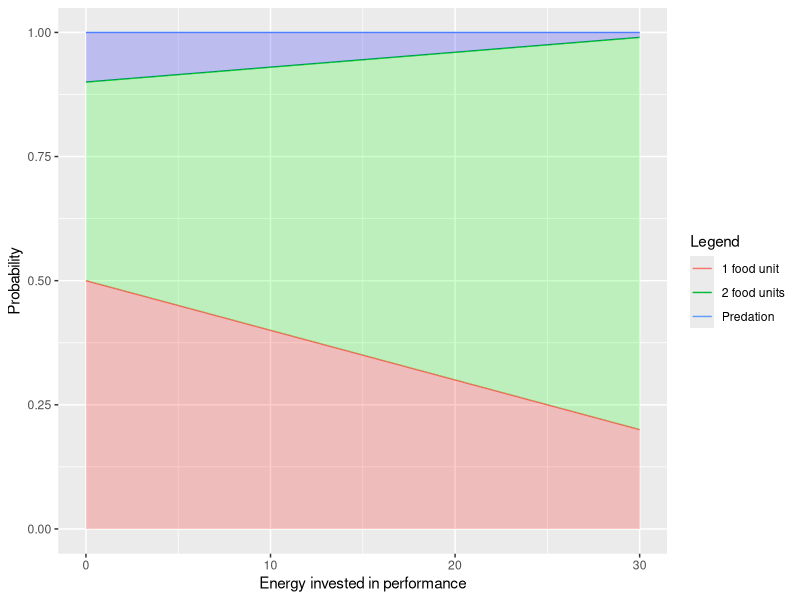
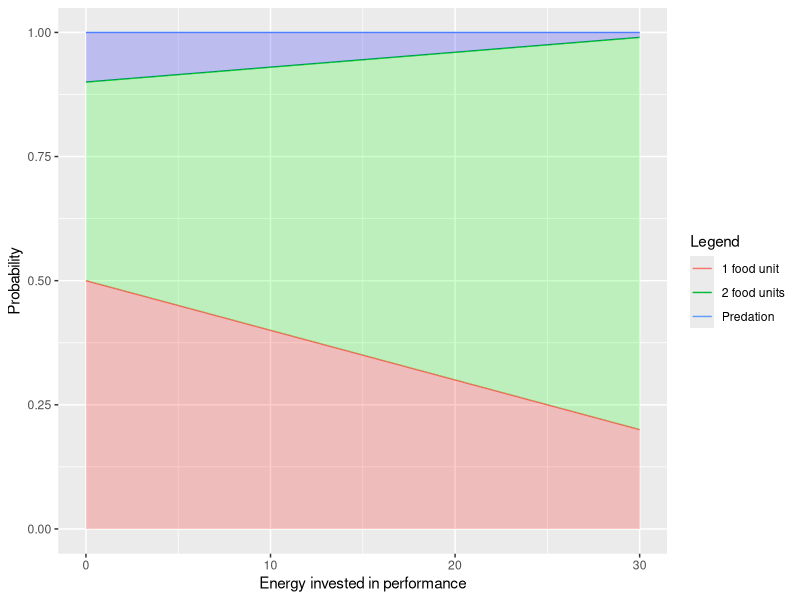
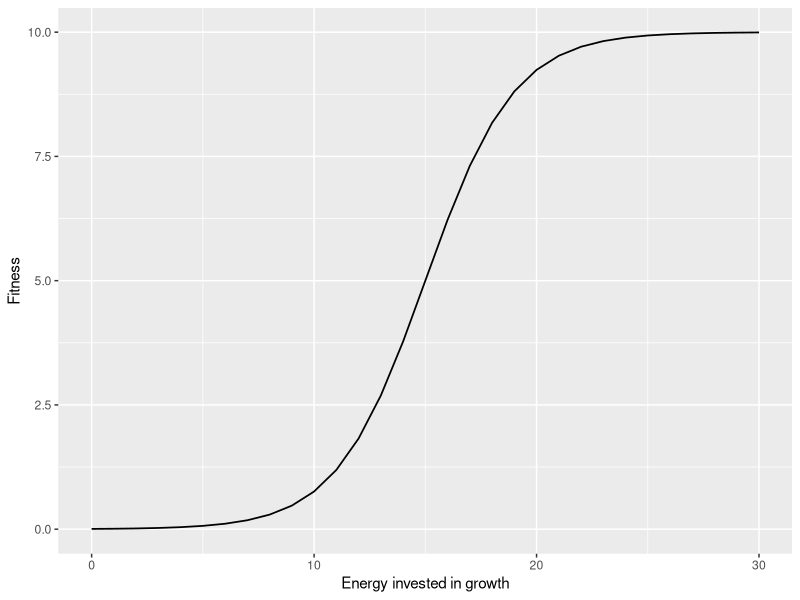

Reproduce these figures in R, in order.
# SDO MODEL

#----------------Initial parameters-------------------

growth <- 0 # Initial growth value

performance <- 0 # Initial performance value

energy_reserve <- 0 # Where food units go before being invested

metabolic_rate <- 1 
# Amount of food units that every time step is used on self-maintenance

prob_1_unit <- seq(from = 0.5, to = 0.2, length.out = 31) 
# Probability of finding 1 unit of food

prob_2_unit <-seq(from = 0.4, to = 0.79, length.out = 31)
# Probability of finding 2 unit of food

prob_predation <- seq(from = 0.1, to = 0.01, length.out = 31)
# Probability of being predated

energy_growth <- seq(from = 0, to = 30, length.out = 31)

energy_performance <- seq(from = 0, to = 30, length.out = 31)

matrix_food_predation <- cbind(energy_performance , prob_1_unit , prob_2_unit , prob_predation)
# Matrix with the probabilities of each event for every performance value

matrix_food_predation_sum <- cbind(energy_performance , prob_1_unit , prob_2_unit + prob_1_unit, prob_predation + prob_2_unit + prob_1_unit)
# Matrix with the probabilities of each event for every performance value, packed

matrix_food_predation_df <- as.data.frame(matrix_food_predation)
# Data frame of the probabilities

matrix_food_predation_sum_df <- as.data.frame(matrix_food_predation_sum)
names(matrix_food_predation_sum_df)[3] <- "prob_2_unit"
names(matrix_food_predation_sum_df)[4] <- "prob_predation"
# Data frame of the stacked probabilities

sigmoid = function(energy_growth) {
  10 / (1 + exp(0.5*(-energy_growth+15)))
}

fitness_values <- cbind(energy_growth, sigmoid(energy_growth))
fitness_values_df <- as.data.frame(fitness_values)
names(fitness_values_df)[2] <- "Fitness"
# Sigmoid function + Data frame with all its values



#------------------Graphs------------------------

library(ggplot2)
library(dplyr)
library(viridis) # I can't make it colorblind-friendly, but I would like to



# Probability graph

Probability_plot <- ggplot(data = matrix_food_predation_df, aes(x = energy_performance, group = 1)) +
  geom_line(aes(y = prob_1_unit, color = "1 food unit")) +
  geom_line(aes(y = prob_2_unit + prob_1_unit, color = "2 food units")) +
  geom_line(aes(y = prob_predation + prob_2_unit + prob_1_unit, color = "Predation")) +
  xlab('Energy invested in performance') +
  ylab('Probability') +
  scale_colour_discrete("Legend", labels = c("1 food unit", "2 food units", "Predation")) +
  geom_ribbon(aes(ymax = 1, ymin = prob_2_unit + prob_1_unit), fill = "blue", alpha = 0.2) +
  geom_ribbon(aes(ymax = prob_2_unit + prob_1_unit, ymin = prob_1_unit), fill = "green", alpha = 0.2) +
  geom_ribbon(aes(ymax = prob_1_unit, ymin = 0), fill="red", alpha = 0.2)

Probability_plot # Without stacked matrix

Probability_plot_2 <- ggplot(data = matrix_food_predation_sum_df, aes(x = energy_performance, group = 1)) +
  geom_line(aes(y = prob_1_unit, color = "1 food unit")) +
  geom_line(aes(y = prob_2_unit, color = "2 food units")) +
  geom_line(aes(y = prob_predation, color="Predation")) +
  xlab('Energy invested in performance') +
  ylab('Probability') +
  scale_colour_discrete("Legend") +
  geom_ribbon(aes(ymax = 1, ymin = prob_2_unit), fill = "blue", alpha = 0.2) +
  geom_ribbon(aes(ymax = prob_2_unit, ymin = prob_1_unit), fill = "green", alpha = 0.2) +
  geom_ribbon(aes(ymax = prob_1_unit, ymin = 0), fill="red", alpha = 0.2)

Probability_plot_2 # With stacked matrix


# Fitness graph

Fitness_plot <- ggplot(data = fitness_values_df, aes(x = energy_growth)) +
  geom_line(aes(energy_growth, Fitness), data = fitness_values_df, size = 0.6) +
  xlab("Energy invested in growth") + ylab("Fitness")

Fitness_plot



#-----------------Loop---------------------

x <- 1

Random_1 <- function(x){
  runif(x)
}
# Function that generates a random number from 0 to 1 every time it is called

Random_num <- Random_1(x)
# We fix a random number, on which the if loop is going to work

Random_num
# Fixed random number

if(Random_num < prob_1_unit[1]) {
  energy_reserve <- energy_reserve + 1 - metabolic_rate
  "I've found 1 piece of food!"
  } else if(Random_num > prob_1_unit[1] & Random_num <= (prob_1_unit[1] + prob_2_unit[1])) {
  energy_reserve <- energy_reserve + 2 - metabolic_rate
  "I've found 2 pieces of food!! WOW!"
  } else {
  energy_reserve <- 0
  "I'm dead :("
  }
# 3 possible outputs. At the moment we are only working with 0 energy invested on performance. 


time <- 0
while (time <= 10){
  Random_num <- Random_1(x)
  # We fix a random number, on which the if loop is going to work
  
  Random_num
  # Fixed random number
  
  if(Random_num < prob_1_unit[1]) {
    energy_reserve <- energy_reserve + 1 - metabolic_rate
    print("I've found 1 piece of food!")
  } else if(Random_num > prob_1_unit[1] & Random_num <= (prob_1_unit[1] + prob_2_unit[1])) {
    energy_reserve <- energy_reserve + 2 - metabolic_rate
    print("I've found 2 pieces of food!! WOW!")
  } else {
    energy_reserve <- 0
    print("I'm dead :(")
  }
  time <- time + 1
}

# While loop for the previous if sequence. Now we should try to 
# change the performance state at each time_step



time <- 0
while (time <= 10){
  Random_num <- Random_1(x)
  # We fix a random number, on which the if loop is going to work
  
  Random_num
  # Fixed random number
  
  if(Random_num < prob_1_unit[energy_reserve + 1]) {
    # It is energy_reserve + 1 because we are selecting row "0" + 1 (There is no row 0)
    # and row 1 corresponds to energy 0.
    
    energy_reserve <- energy_reserve + 1 - metabolic_rate
    print("I've found 1 piece of food!")
  } else if(Random_num > prob_1_unit[energy_reserve + 1] & Random_num <= (prob_1_unit[energy_reserve + 1] + prob_2_unit[energy_reserve + 1])) {
    energy_reserve <- energy_reserve + 2 - metabolic_rate
    # Here the energy reserve incresases by 1, and we want to select row "1" + 1, corresponding
    # to row 2, energy 1
    
    print("I've found 2 pieces of food!! WOW!")
  } else {
    energy_reserve <- 0
    print("I'm dead :(")
  }
  
  time <- time + 1
}

# The same as before, but changing the state at every time step


time <- 0
while (time < 20){
  Random_num <- Random_1(x)
  # We fix a random number, on which the if loop is going to work
  
  Random_num
  # Fixed random number
  
  if(Random_num < prob_1_unit[energy_reserve + 1]) {
    energy_reserve <- energy_reserve + 1 - metabolic_rate
    print("I've found 1 piece of food!")
  } else if(Random_num > prob_1_unit[energy_reserve + 1] & Random_num <= (prob_1_unit[energy_reserve + 1] + prob_2_unit[energy_reserve + 1])) {
    energy_reserve <- energy_reserve + 2 - metabolic_rate
    print("I've found 2 pieces of food!! WOW!")
  } else {
    energy_reserve <- 0
    print("I'm dead :(")
    break
  }
  
  time <- time + 1
}

# The same, but exiting the loop when the tadpole dies
# There is too much mortality :S --> Changed probabilities 
# from 0.4, 0.4, 0.2 to 0.5, 0.4, 0.1 and 0.2, 0.75, 0.05 to 0.2, 0.79, 0.01




#This is a test
#Hello :)
#Does it work?
